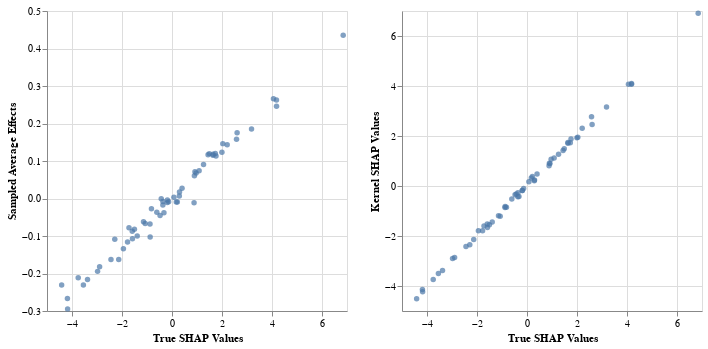

This figure's notebook cell:
### Code cell
alt.Chart(data_df).mark_point(filled=True).encode(
    alt.X('True SHAP Values:Q'),
    alt.Y(alt.repeat("column"), type='quantitative')
).properties(width=300, height=300).repeat(column=['Sampled Average Effects', 'Kernel SHAP Values'])

### Figure 1 — Vega-Lite specification as saved in the notebook (floating-point values rounded to 4 significant figures)
{"$schema": "https://vega.github.io/schema/vega-lite/v3.3.0.json", "config": {"mark": {"tooltip": null}, "view": {"height": 300, "width": 400}}, "datasets": {"data-472e62771abdd1f36dbc9eeca48af498": [{"Kernel SHAP Values": 1.879, "Sampled Average Effects": 0.1136, "Sampled Dual Effects": 0.08816, "Sampled Primal Effects": 0.09739, "True SHAP Values": 1.76}, {"Kernel SHAP Values": 4.067, "Sampled Average Effects": 0.2624, "Sampled Dual Effects": 0.2439, "Sampled Primal Effects": 0.2526, "True SHAP Values": 4.179}, {"Kernel SHAP Values": -0.0967, "Sampled Average Effects": -0.008651, "Sampled Dual Effects": -0.02087, "Sampled Primal Effects": -0.01078, "True SHAP Values": -0.134}, {"Kernel SHAP Values": 1.734, "Sampled Average Effects": 0.1199, "Sampled Dual Effects": 0.105, "Sampled Primal Effects": 0.1099, "True SHAP Values": 1.732}, {"Kernel SHAP Values": -2.858, "Sampled Average Effects": -0.1818, "Sampled Dual Effects": -0.1983, "Sampled Primal Effects": -0.1559, "True SHAP Values": -2.896}, {"Kernel SHAP Values": 1.267, "Sampled Average Effects": 0.09068, "Sampled Dual Effects": 0.07471, "Sampled Primal Effects": 0.07573, "True SHAP Values": 1.262}, {"Kernel SHAP Values": -0.8557, "Sampled Average Effects": -0.06815, "Sampled Dual Effects": -0.05089, "Sampled Primal Effects": -0.06512, "True SHAP Values": -0.88}, {"Kernel SHAP Values": 0.8099, "Sampled Average Effects": -0.01122, "Sampled Dual Effects": 0.05699, "Sampled Primal Effects": 0.08101, "True SHAP Values": 0.8823}, {"Kernel SHAP Values": 0.1683, "Sampled Average Effects": 0.003629, "Sampled Dual Effects": 0.008144, "Sampled Primal Effects": 0.008477, "True SHAP Values": 0.07644}, {"Kernel SHAP Values": -0.3226, "Sampled Average Effects": -0.0003488, "Sampled Dual Effects": -0.01071, "Sampled Primal Effects": -0.01127, "True SHAP Values": -0.4307}, {"Kernel SHAP Values": 4.099, "Sampled Average Effects": 0.246, "Sampled Dual Effects": 0.2465, "Sampled Primal Effects": 0.2827, "True SHAP Values": 4.181}, {"Kernel SHAP Values": 0.9147, "Sampled Average Effects": 0.06046, "Sampled Dual Effects": 0.06258, "Sampled Primal Effects": 0.06274, "True SHAP Values": 0.8966}, {"Kernel SHAP Values": -0.8157, "Sampled Average Effects": -0.1025, "Sampled Dual Effects": -0.0653, "Sampled Primal Effects": -0.03901, "True SHAP Values": -0.8738}, {"Kernel SHAP Values": 1.421, "Sampled Average Effects": 0.1166, "Sampled Dual Effects": 0.08173, "Sampled Primal Effects": 0.06533, "True SHAP Values": 1.444}, {"Kernel SHAP Values": -0.1765, "Sampled Average Effects": -0.004165, "Sampled Dual Effects": -0.004187, "Sampled Primal Effects": -0.01041, "True SHAP Values": -0.1849}, {"Kernel SHAP Values": -3.38, "Sampled Average Effects": -0.216, "Sampled Dual Effects": -0.2204, "Sampled Primal Effects": -0.2103, "True SHAP Values": -3.379}, {"Kernel SHAP Values": -2.348, "Sampled Average Effects": -0.1085, "Sampled Dual Effects": -0.1284, "Sampled Primal Effects": -0.1464, "True SHAP Values": -2.289}, {"Kernel SHAP Values": 1.07, "Sampled Average Effects": 0.06827, "Sampled Dual Effects": 0.05678, "Sampled Primal Effects": 0.06714, "True SHAP Values": 0.9658}, {"Kernel SHAP Values": -0.2739, "Sampled Average Effects": -0.007921, "Sampled Dual Effects": -0.0128, "Sampled Primal Effects": 0.01478, "True SHAP Values": -0.3631}, {"Kernel SHAP Values": -4.144, "Sampled Average Effects": -0.2669, "Sampled Dual Effects": -0.24, "Sampled Primal Effects": -0.297, "True SHAP Values": -4.183}, {"Kernel SHAP Values": 0.2092, "Sampled Average Effects": 0.006687, "Sampled Dual Effects": 0.0251, "Sampled Primal Effects": 0.01021, "True SHAP Values": 0.2933}, {"Kernel SHAP Values": -2.422, "Sampled Average Effects": -0.1627, "Sampled Dual Effects": -0.1325, "Sampled Primal Effects": -0.1538, "True SHAP Values": -2.441}, {"Kernel SHAP Values": 4.073, "Sampled Average Effects": 0.2663, "Sampled Dual Effects": 0.2953, "Sampled Primal Effects": 0.2769, "True SHAP Values": 4.059}, {"Kernel SHAP Values": -0.1806, "Sampled Average Effects": -0.01099, "Sampled Dual Effects": -0.008667, "Sampled Primal Effects": -0.005118, "True SHAP Values": -0.191}, {"Kernel SHAP Values": -2.142, "Sampled Average Effects": -0.1626, "Sampled Dual Effects": -0.1345, "Sampled Primal Effects": -0.1527, "True SHAP Values": -2.131}, {"Kernel SHAP Values": -4.507, "Sampled Average Effects": -0.2309, "Sampled Dual Effects": -0.2911, "Sampled Primal Effects": -0.2466, "True SHAP Values": -4.414}, {"Kernel SHAP Values": 0.3193, "Sampled Average Effects": -0.009498, "Sampled Dual Effects": 0.01183, "Sampled Primal Effects": 0.01094, "True SHAP Values": 0.1712}, {"Kernel SHAP Values": 2.308, "Sampled Average Effects": 0.1434, "Sampled Dual Effects": 0.1367, "Sampled Primal Effects": 0.1416, "True SHAP Values": 2.208}, {"Kernel SHAP Values": -2.898, "Sampled Average Effects": -0.1943, "Sampled Dual Effects": -0.1369, "Sampled Primal Effects": -0.113, "True SHAP Values": -2.977}, {"Kernel SHAP Values": -1.208, "Sampled Average Effects": -0.06678, "Sampled Dual Effects": -0.06972, "Sampled Primal Effects": -0.06465, "True SHAP Values": -1.072}, {"Kernel SHAP Values": 6.909, "Sampled Average Effects": 0.4351, "Sampled Dual Effects": 0.4424, "Sampled Primal Effects": 0.4167, "True SHAP Values": 6.847}, {"Kernel SHAP Values": 2.457, "Sampled Average Effects": 0.1755, "Sampled Dual Effects": 0.1755, "Sampled Primal Effects": 0.121, "True SHAP Values": 2.605}, {"Kernel SHAP Values": -0.3478, "Sampled Average Effects": -0.04528, "Sampled Dual Effects": -0.0346, "Sampled Primal Effects": -0.03007, "True SHAP Values": -0.4776}, {"Kernel SHAP Values": -0.4271, "Sampled Average Effects": -0.01732, "Sampled Dual Effects": -0.007393, "Sampled Primal Effects": -0.04201, "True SHAP Values": -0.3655}, {"Kernel SHAP Values": -1.595, "Sampled Average Effects": -0.07822, "Sampled Dual Effects": -0.08578, "Sampled Primal Effects": -0.09483, "True SHAP Values": -1.721}, {"Kernel SHAP Values": 3.161, "Sampled Average Effects": 0.1851, "Sampled Dual Effects": 0.1815, "Sampled Primal Effects": 0.1938, "True SHAP Values": 3.181}, {"Kernel SHAP Values": -0.8467, "Sampled Average Effects": -0.02713, "Sampled Dual Effects": -0.05331, "Sampled Primal Effects": -0.07061, "True SHAP Values": -0.8219}, {"Kernel SHAP Values": 0.4821, "Sampled Average Effects": 0.02761, "Sampled Dual Effects": 0.03742, "Sampled Primal Effects": 0.01998, "True SHAP Values": 0.4022}, {"Kernel SHAP Values": -1.789, "Sampled Average Effects": -0.1159, "Sampled Dual Effects": -0.08883, "Sampled Primal Effects": -0.113, "True SHAP Values": -1.778}, {"Kernel SHAP Values": -1.792, "Sampled Average Effects": -0.1343, "Sampled Dual Effects": -0.1131, "Sampled Primal Effects": -0.1175, "True SHAP Values": -1.943}, {"Kernel SHAP Values": -4.234, "Sampled Average Effects": -0.2943, "Sampled Dual Effects": -0.2854, "Sampled Primal Effects": -0.2557, "True SHAP Values": -4.176}, {"Kernel SHAP Values": -1.441, "Sampled Average Effects": -0.1002, "Sampled Dual Effects": -0.1015, "Sampled Primal Effects": -0.07879, "True SHAP Values": -1.391}, {"Kernel SHAP Values": -3.496, "Sampled Average Effects": -0.2305, "Sampled Dual Effects": -0.2233, "Sampled Primal Effects": -0.2381, "True SHAP Values": -3.544}, {"Kernel SHAP Values": 1.708, "Sampled Average Effects": 0.1154, "Sampled Dual Effects": 0.0802, "Sampled Primal Effects": 0.1407, "True SHAP Values": 1.639}, {"Kernel SHAP Values": -1.656, "Sampled Average Effects": -0.1074, "Sampled Dual Effects": -0.1019, "Sampled Primal Effects": -0.09451, "True SHAP Values": -1.582}, {"Kernel SHAP Values": 0.8952, "Sampled Average Effects": 0.07113, "Sampled Dual Effects": 0.04292, "Sampled Primal Effects": 0.06598, "True SHAP Values": 0.9183}, {"Kernel SHAP Values": 1.489, "Sampled Average Effects": 0.1197, "Sampled Dual Effects": 0.1112, "Sampled Primal Effects": 0.1113, "True SHAP Values": 1.49}, {"Kernel SHAP Values": -1.52, "Sampled Average Effects": -0.08714, "Sampled Dual Effects": -0.097, "Sampled Primal Effects": -0.08736, "True SHAP Values": -1.589}, {"Kernel SHAP Values": -0.4188, "Sampled Average Effects": -0.0378, "Sampled Dual Effects": -0.02679, "Sampled Primal Effects": -0.01105, "True SHAP Values": -0.3219}, {"Kernel SHAP Values": 1.741, "Sampled Average Effects": 0.1181, "Sampled Dual Effects": 0.1113, "Sampled Primal Effects": 0.1236, "True SHAP Values": 1.638}, {"Kernel SHAP Values": 1.123, "Sampled Average Effects": 0.07402, "Sampled Dual Effects": 0.06408, "Sampled Primal Effects": 0.08436, "True SHAP Values": 1.085}, {"Kernel SHAP Values": 2.766, "Sampled Average Effects": 0.1582, "Sampled Dual Effects": 0.1596, "Sampled Primal Effects": 0.1814, "True SHAP Values": 2.581}, {"Kernel SHAP Values": 1.95, "Sampled Average Effects": 0.1463, "Sampled Dual Effects": 0.1547, "Sampled Primal Effects": 0.1728, "True SHAP Values": 2.033}, {"Kernel SHAP Values": 0.2413, "Sampled Average Effects": 0.01745, "Sampled Dual Effects": 0.01537, "Sampled Primal Effects": 0.009886, "True SHAP Values": 0.3}, {"Kernel SHAP Values": -1.552, "Sampled Average Effects": -0.08223, "Sampled Dual Effects": -0.08889, "Sampled Primal Effects": -0.1047, "True SHAP Values": -1.503}, {"Kernel SHAP Values": -3.744, "Sampled Average Effects": -0.2113, "Sampled Dual Effects": -0.2455, "Sampled Primal Effects": -0.2881, "True SHAP Values": -3.751}, {"Kernel SHAP Values": -0.5222, "Sampled Average Effects": -0.03657, "Sampled Dual Effects": -0.03149, "Sampled Primal Effects": -0.04653, "True SHAP Values": -0.6075}, {"Kernel SHAP Values": 0.3799, "Sampled Average Effects": -0.009607, "Sampled Dual Effects": 0.03852, "Sampled Primal Effects": 0.03321, "True SHAP Values": 0.2141}, {"Kernel SHAP Values": 1.925, "Sampled Average Effects": 0.1231, "Sampled Dual Effects": 0.06127, "Sampled Primal Effects": 0.1403, "True SHAP Values": 1.997}, {"Kernel SHAP Values": -1.19, "Sampled Average Effects": -0.06195, "Sampled Dual Effects": -0.0886, "Sampled Primal Effects": -0.07697, "True SHAP Values": -1.139}]}, "repeat": {"column": ["Sampled Average Effects", "Kernel SHAP Values"]}, "spec": {"data": {"name": "data-472e62771abdd1f36dbc9eeca48af498"}, "encoding": {"x": {"field": "True SHAP Values", "type": "quantitative"}, "y": {"field": {"repeat": "column"}, "type": "quantitative"}}, "height": 300, "mark": {"filled": true, "type": "point"}, "width": 300}}
